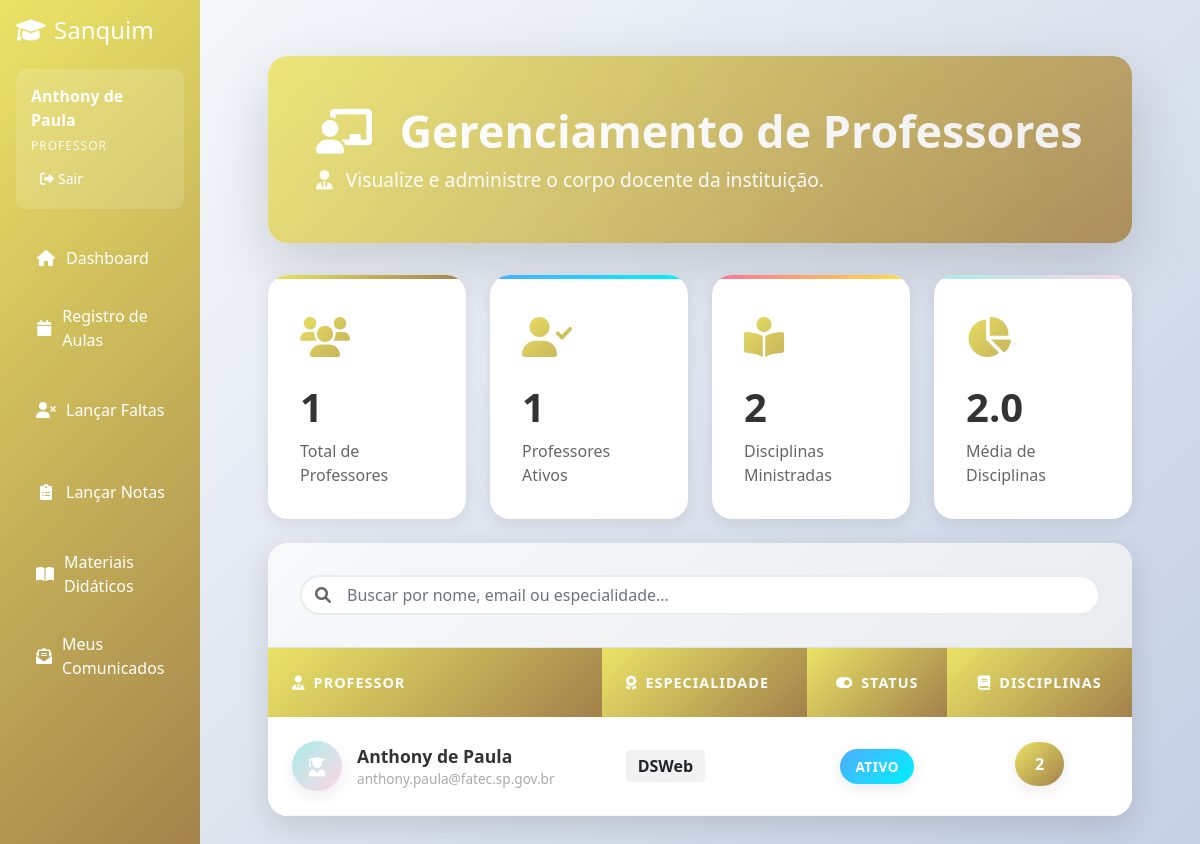
Page /professores (signed in) on the earlier database version.
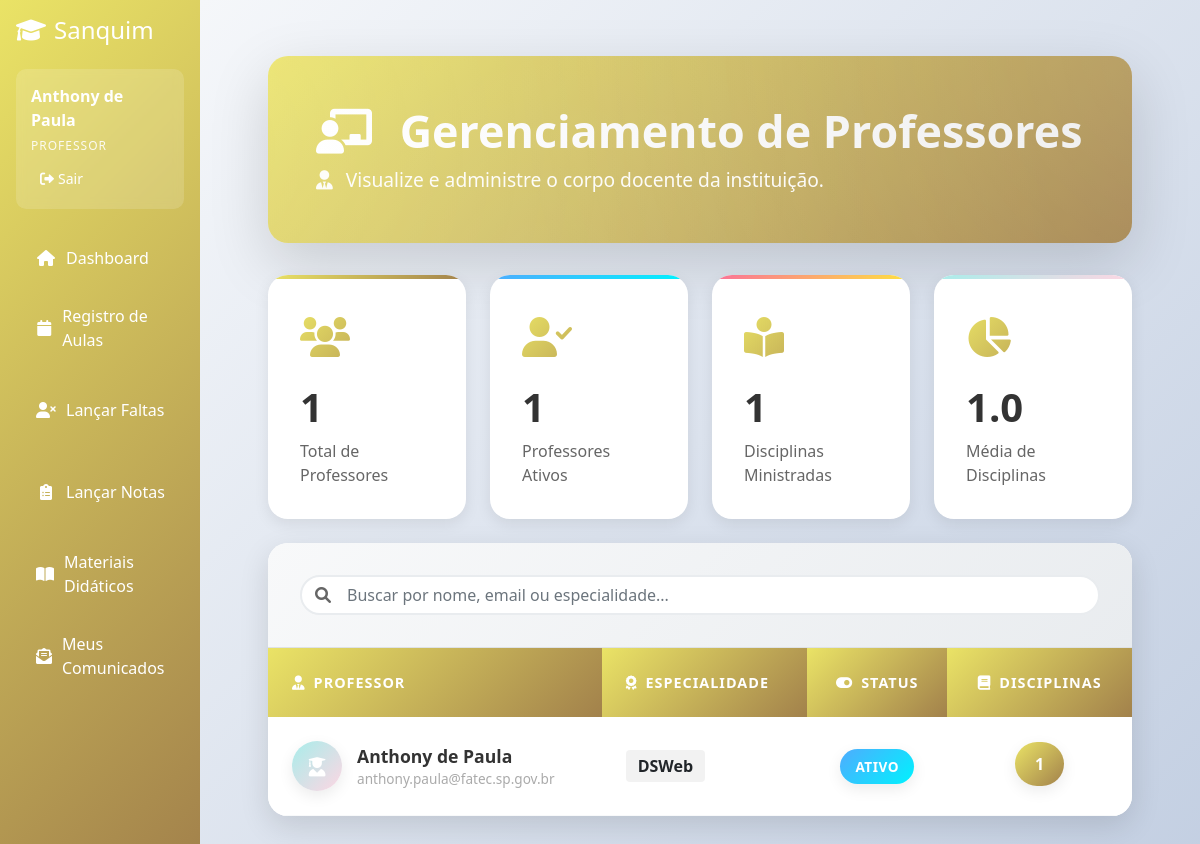
Same page on the later database version.
### app.py (models this page shows, shortened)
class Professor(db.Model):
    __tablename__ = 'professor'
    id = db.Column(db.Integer, primary_key=True)
    nome = db.Column(db.String(100), nullable=False)
    cpf = db.Column(db.String(14), nullable=False, unique=True)
    rg = db.Column(db.String(20))
    endereco = db.Column(db.String(255))
    bairro = db.Column(db.String(100))
    cidade = db.Column(db.String(100))
    email = db.Column(db.String(120), unique=True, nullable=False)
    telefone = db.Column(db.String(20))
    status = db.Column(db.Integer, default=1)
    senha_hash = db.Column(db.String(255), nullable=True)  # Novo campo
    especialidade = db.Column(db.String(100))
    ativo = db.Column(db.Boolean, default=True)  # Novo campo
    disciplinas_ministradas = db.relationship('Disciplina', back_populates='professor', lazy=True)

### app.py (the view)
@app.route('/professores')
@login_required
def listar_professores():
    if session.get('user_tipo') == 'professor':
        professor_id = session.get('user_id')
        professores = [Professor.query.get(professor_id)]
    else:
        professores = Professor.query.all()
    return render_template('professores/listar.html', professores=professores)

### app.py (called while the page is built)
def login_required(f):
    @wraps(f)
    def decorated_function(*args, **kwargs):
        if 'user_id' not in session:
            return redirect(url_for('login'))
        return f(*args, **kwargs)
    return decorated_function

### templates/professores/listar.html (shortened to what the changed rows need)
{% extends "base.html" %}
{% block content %}
<div class="main-container">
    <div class="header-section">
        <div class="header-content d-flex justify-content-between align-items-center flex-wrap">
            <div class="mb-3 mb-md-0">
                <h1 class="page-title mb-2">
                    <i class="fas fa-chalkboard-teacher me-3"></i>
                    Gerenciamento de Professores
                </h1>
            </div>
        </div>
    </div>
    <div class="stats-container mb-4">
        <div class="row g-4">
            <div class="col-lg-3 col-md-6">
                <div class="stat-card stat-warning">
                    <div class="stat-content">
                        {% set total_disciplinas = namespace(value=0) %}
                        {% for p in professores %}{% set total_disciplinas.value = total_disciplinas.value + p.minhas_disciplinas|length %}{% endfor %}
                        <h3>{{ total_disciplinas.value }}</h3>
                        <p>Disciplinas Ministradas</p>
                    </div>
                </div>
            </div>
            <div class="col-lg-3 col-md-6">
                <div class="stat-card stat-info">
                    <div class="stat-content">
                        {% if professores|length > 0 %}
                            <h3>{{ (total_disciplinas.value / (professores|length))|round(1) }}</h3>
                        {% else %}
                            <h3>0</h3>
                        {% endif %}
                        <p>Média de Disciplinas</p>
                    </div>
                </div>
            </div>
        </div>
    </div>
    <div class="main-card">
        {% if professores %}
        <div class="table-container">
            <div class="table-responsive">
                <table class="table custom-table" id="professoresTable">
                    <thead>
                        <tr>
                            <th><i class="fas fa-user-tie me-2"></i>Professor</th>
                            <th><i class="fas fa-award me-2"></i>Especialidade</th>
                            <th class="text-center"><i class="fas fa-toggle-on me-2"></i>Status</th>
                            <th class="text-center"><i class="fas fa-book me-2"></i>Disciplinas</th>
                        </tr>
                    </thead>
                    <tbody>
                        {% for professor in professores %}
                        <tr>
                            <td>
                                <div class="disciplina-info">
                                    <div class="disciplina-avatar" style="background: var(--info-gradient);">
                                        <i class="fas fa-user-graduate"></i>
                                    </div>
                                    <div>
                                        <span class="subject-name">{{ professor.nome }}</span>
                                        <small class="d-block text-muted-light">{{ professor.email }}</small>
                                    </div>
                                </div>
                            </td>
                            <td>
                                <span class="badge fs-6 text-dark" style="background-color: rgba(0,0,0,0.05); padding: 8px 12px;">
                                    {{ professor.especialidade or 'Não informada' }}
                                </span>
                            </td>
                            <td class="text-center">
                                <span class="status-badge status-{{ 'ativo' if professor.status == 1 else 'inativo' }}">
                                    {{ 'Ativo' if professor.status == 1 else 'Inativo' }}
                                </span>
                            </td>
                            <td class="text-center">
                                <div class="workload-container">
                                    <span class="workload" style="background: var(--primary-gradient);">{{ professor.minhas_disciplinas|length }}</span>
                                </div>
                            </td>
                        </tr>
                        {% endfor %}
                    </tbody>
                </table>
            </div>
        </div>
        {% endif %}
    </div>
</div>
{% endblock %}

### templates/base.html (shortened to what this page needs)
<!DOCTYPE html>
<html lang="pt-br">
  <head>
    <link
      href="https://cdnjs.cloudflare.com/ajax/libs/bootstrap/5.1.3/css/bootstrap.min.css"
      rel="stylesheet"
    />
    <link
      href="https://cdnjs.cloudflare.com/ajax/libs/font-awesome/6.0.0/css/all.min.css"
      rel="stylesheet"
    />
  </head>
  <body>
    <div class="container-fluid">
      <div class="row">
        <div class="col-md-3 col-lg-2 px-0 sidebar">
          <div class="p-3">
            <h4 class="text-white mb-4 d-flex align-items-center">
              <i class="fas fa-graduation-cap me-2"></i> Sanquim
            </h4>
            <div class="user-info">
              <div class="user-name">{{ session.user_nome }}</div>
              <div class="user-type">{{ session.user_tipo|capitalize }}</div>
              <div
                class="mt-2 d-flex justify-content-between align-items-center"
              >
                <a
                  href="{{ url_for('logout') }}"
                  class="btn btn-logout btn-sm"
                  style="color: white"
                >
                  <i class="fas fa-sign-out-alt me-1"></i>Sair
                </a>
              </div>
            </div>
            <nav class="nav flex-column mt-3">
              {% if session.user_tipo != 'admin' %}
              <a
                class="nav-link {% if request.endpoint == 'index' %}active{% endif %}"
                href="{{ url_for('index') }}"
              >
                <i class="fas fa-home"></i> Dashboard
              </a>
              {% endif %}
              {% if session.user_tipo == 'professor' %}
              <a
                class="nav-link {% if request.endpoint == 'calendario_professor' %}active{% endif %}"
                href="{{ url_for('calendario_professor') }}"
              >
                <i class="fas fa-calendar"></i> Registro de Aulas
              </a>
              <a
                class="nav-link {% if request.endpoint == 'listar_faltas_professor' %}active{% endif %}"
                href="{{ url_for('listar_faltas_professor') }}"
              >
                <i class="fas fa-user-times"></i> Lançar Faltas
              </a>
              <a
                class="nav-link {% if request.endpoint == 'listar_notas' %}active{% endif %}"
                href="{{ url_for('listar_notas') }}"
              >
                <i class="fas fa-clipboard-list"></i> Lançar Notas
              </a>
              <a
                class="nav-link {% if request.endpoint == 'listar_materiais' %}active{% endif %}"
                href="{{ url_for('listar_materiais') }}"
              >
                <i class="fas fa-book-open"></i> Materiais Didáticos
              </a>
              <a
                class="nav-link {% if request.endpoint == 'enviar_comunicado' %}active{% endif %}"
                href="{{ url_for('enviar_comunicado') }}"
              >
                <i class="fas fa-envelope-open-text"></i> Meus Comunicados
              </a>
              {% endif %}
            </nav>
          </div>
        </div>
        <div class="col-md-9 col-lg-10 main-content" style="background: linear-gradient(135deg, #f5f7fa 0%, #c3cfe2 100%);">
          <div class="p-4">
            {% block content %}{% endblock %}
          </div>
        </div>
      </div>
    </div>
  </body>
</html>

Differences in the rows shown:
changed Professor "Anthony de Paula": minhas_disciplinas|length "2" → "1"
Other differences:
{{ total_disciplinas.value }}: "2" → "1"
{{ (total_disciplinas.value / (professores|length))|round(1) }}: "2.0" → "1.0"
